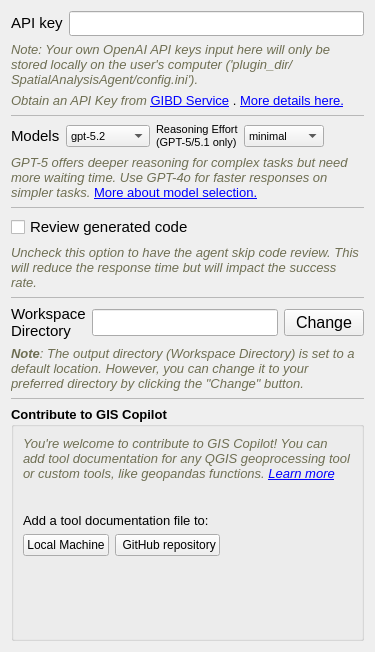
      <widget class="QWidget" name="Settings">
       <property name="font">
        <font>
         <family>Nirmala UI</family>
         <pointsize>12</pointsize>
        </font>
       </property>
       <attribute name="title">
        <string>Settings</string>
       </attribute>
       <layout class="QGridLayout" name="gridLayout_9">
        <item row="10" column="0">
         <widget class="QLabel" name="label_7">
          <property name="font">
           <font>
            <family>Nirmala UI</family>
            <pointsize>10</pointsize>
           </font>
          </property>
          <property name="text">
           <string>&lt;html&gt;&lt;head/&gt;&lt;body&gt;&lt;p&gt;&lt;span style=&quot; font-style:italic; color:#6f6f53;&quot;&gt;Uncheck this option to have the agent skip code review. This will reduce the response time but will impact the success rate. &lt;/span&gt;&lt;/p&gt;&lt;/body&gt;&lt;/html&gt;</string>
          </property>
          <property name="wordWrap">
           <bool>true</bool>
          </property>
         </widget>
        </item>
        <item row="11" column="0">
         <widget class="Line" name="line_3">
          <property name="font">
           <font>
            <family>Nirmala UI</family>
            <pointsize>12</pointsize>
            <weight>75</weight>
            <bold>true</bold>
           </font>
          </property>
          <property name="lineWidth">
           <number>0</number>
          </property>
          <property name="midLineWidth">
           <number>1</number>
          </property>
          <property name="orientation">
           <enum>Qt::Horizontal</enum>
          </property>
         </widget>
        </item>
        <item row="2" column="0">
         <widget class="QLabel" name="label_4">
          <property name="sizePolicy">
           <sizepolicy hsizetype="Preferred" vsizetype="Preferred">
            <horstretch>0</horstretch>
            <verstretch>0</verstretch>
           </sizepolicy>
          </property>
          <property name="minimumSize">
           <size>
            <width>0</width>
            <height>2</height>
           </size>
          </property>
          <property name="font">
           <font>
            <family>Nirmala UI</family>
            <pointsize>10</pointsize>
           </font>
          </property>
          <property name="text">
           <string>&lt;html&gt;&lt;head/&gt;&lt;body&gt;&lt;p&gt;&lt;span style=&quot; font-style:italic; color:#6f6f53;&quot;&gt;Note: Your own OpenAI API keys input here will only be stored locally on the user's computer ('plugin_dir/SpatialAnalysisAgent/config.ini'). &lt;/span&gt;&lt;/p&gt;&lt;/body&gt;&lt;/html&gt;</string>
          </property>
          <property name="wordWrap">
           <bool>true</bool>
          </property>
         </widget>
        </item>
        <item row="13" column="0">
         <widget class="QLabel" name="label">
          <property name="font">
           <font>
            <family>Nirmala UI</family>
            <pointsize>10</pointsize>
           </font>
          </property>
          <property name="text">
           <string>&lt;html&gt;&lt;head/&gt;&lt;body&gt;&lt;p&gt;&lt;span style=&quot; font-weight:600; font-style:italic; color:#6f6f53;&quot;&gt;Note&lt;/span&gt;&lt;span style=&quot; font-style:italic; color:#6f6f53;&quot;&gt;: The output directory (Workspace Directory) is set to a default location. However, you can change it to your preferred directory by clicking the &amp;quot;Change&amp;quot; button.&lt;/span&gt;&lt;/p&gt;&lt;/body&gt;&lt;/html&gt;</string>
          </property>
          <property name="wordWrap">
           <bool>true</bool>
          </property>
         </widget>
        </item>
        <item row="9" column="0">
         <widget class="QCheckBox" name="review_checkbox">
          <property name="font">
           <font>
            <family>Nirmala UI</family>
            <pointsize>11</pointsize>
           </font>
          </property>
          <property name="text">
           <string>Review generated code</string>
          </property>
          <property name="checked">
           <bool>false</bool>
          </property>
         </widget>
        </item>
        <item row="8" column="0">
         <widget class="Line" name="line">
          <property name="font">
           <font>
            <family>Nirmala UI</family>
            <pointsize>12</pointsize>
            <weight>75</weight>
            <bold>true</bold>
           </font>
          </property>
          <property name="lineWidth">
           <number>0</number>
          </property>
          <property name="midLineWidth">
           <number>1</number>
          </property>
          <property name="orientation">
           <enum>Qt::Horizontal</enum>
          </property>
         </widget>
        </item>
        <item row="7" column="0">
         <widget class="QLabel" name="label_8">
          <property name="font">
           <font>
            <family>Nirmala UI</family>
            <pointsize>10</pointsize>
           </font>
          </property>
          <property name="text">
           <string>&lt;html&gt;&lt;head/&gt;&lt;body&gt;&lt;p&gt;&lt;span style=&quot; font-style:italic; color:#6f6f53;&quot;&gt;GPT-5 offers deeper reasoning for complex tasks but need more waiting time. Use GPT-4o for faster responses on simpler tasks. &lt;/span&gt;&lt;a href=&quot;https://github.com/Teakinboyewa/SpatialAnalysisAgent/blob/master/Model%20selection.md&quot;&gt;&lt;span style=&quot; text-decoration: underline; color:#0000ff;&quot;&gt;More about model selection.&lt;/span&gt;&lt;/a&gt;&lt;/p&gt;&lt;/body&gt;&lt;/html&gt;</string>
          </property>
          <property name="wordWrap">
           <bool>true</bool>
          </property>
          <property name="openExternalLinks">
           <bool>true</bool>
          </property>
         </widget>
        </item>
        <item row="5" column="0">
         <layout class="QHBoxLayout" name="horizontalLayout_8">
          <item>
           <layout class="QHBoxLayout" name="horizontalLayout_7">
            <item>
             <widget class="QLabel" name="label_2">
              <property name="sizePolicy">
               <sizepolicy hsizetype="Preferred" vsizetype="Preferred">
                <horstretch>0</horstretch>
                <verstretch>0</verstretch>
               </sizepolicy>
              </property>
              <property name="maximumSize">
               <size>
                <width>16777215</width>
                <height>16777215</height>
               </size>
              </property>
              <property name="font">
               <font>
                <family>Nirmala UI</family>
                <pointsize>11</pointsize>
               </font>
              </property>
              <property name="inputMethodHints">
               <set>Qt::ImhNone</set>
              </property>
              <property name="text">
               <string>&lt;html&gt;&lt;head/&gt;&lt;body&gt;&lt;p&gt;Models&lt;/p&gt;&lt;/body&gt;&lt;/html&gt;</string>
              </property>
              <property name="wordWrap">
               <bool>true</bool>
              </property>
             </widget>
            </item>
            <item>
             <widget class="QComboBox" name="modelNameComboBox">
              <property name="sizePolicy">
               <sizepolicy hsizetype="Preferred" vsizetype="Fixed">
                <horstretch>0</horstretch>
                <verstretch>0</verstretch>
               </sizepolicy>
              </property>
              <property name="maximumSize">
               <size>
                <width>16777215</width>
                <height>16777215</height>
               </size>
              </property>
              <property name="font">
               <font>
                <family>Nirmala UI</family>
                <pointsize>8</pointsize>
               </font>
              </property>
              <item>
               <property name="text">
                <string>gpt-5.2</string>
               </property>
              </item>
              <item>
               <property name="text">
                <string>gpt-5.1</string>
               </property>
              </item>
              <item>
               <property name="text">
                <string>gpt-5</string>
               </property>
              </item>
              <item>
               <property name="text">
                <string>gpt-4o</string>
               </property>
              </item>
              <item>
               <property name="text">
                <string>gpt-4</string>
               </property>
              </item>
              <item>
               <property name="text">
                <string>gpt-4o-mini</string>
               </property>
              </item>
             </widget>
            </item>
           </layout>
          </item>
          <item>
           <widget class="QLabel" name="reasoningEffortLabel">
            <property name="sizePolicy">
             <sizepolicy hsizetype="Fixed" vsizetype="Preferred">
              <horstretch>0</horstretch>
              <verstretch>0</verstretch>
             </sizepolicy>
            </property>
            <property name="font">
             <font>
              <family>Nirmala UI</family>
              <pointsize>8</pointsize>
             </font>
            </property>
            <property name="text">
             <string>&lt;html&gt;&lt;head/&gt;&lt;body&gt;&lt;p&gt;Reasoning Effort (GPT-5/5.1 only)&lt;/p&gt;&lt;/body&gt;&lt;/html&gt;</string>
            </property>
            <property name="wordWrap">
             <bool>true</bool>
            </property>
           </widget>
          </item>
          <item>
           <widget class="QComboBox" name="reasoningEffortComboBox">
            <property name="sizePolicy">
             <sizepolicy hsizetype="Preferred" vsizetype="Fixed">
              <horstretch>0</horstretch>
              <verstretch>0</verstretch>
             </sizepolicy>
            </property>
            <property name="minimumSize">
             <size>
              <width>80</width>
              <height>0</height>
             </size>
            </property>
            <property name="maximumSize">
             <size>
              <width>16777215</width>
              <height>16777215</height>
             </size>
            </property>
            <property name="font">
             <font>
              <family>Nirmala UI</family>
              <pointsize>8</pointsize>
             </font>
            </property>
            <item>
             <property name="text">
              <string>minimal</string>
             </property>
            </item>
            <item>
             <property name="text">
              <string>low</string>
             </property>
            </item>
            <item>
             <property name="text">
              <string>medium</string>
             </property>
            </item>
            <item>
             <property name="text">
              <string>high</string>
             </property>
            </item>
           </widget>
          </item>
          <item>
           <spacer name="horizontalSpacer_4">
            <property name="orientation">
             <enum>Qt::Horizontal</enum>
            </property>
            <property name="sizeHint" stdset="0">
             <size>
              <width>40</width>
              <height>20</height>
             </size>
            </property>
           </spacer>
          </item>
         </layout>
        </item>
        <item row="4" column="0">
         <widget class="Line" name="line_2">
          <property name="font">
           <font>
            <family>Nirmala UI</family>
            <pointsize>12</pointsize>
            <weight>75</weight>
            <bold>true</bold>
           </font>
          </property>
          <property name="lineWidth">
           <number>0</number>
          </property>
          <property name="midLineWidth">
           <number>1</number>
          </property>
          <property name="orientation">
           <enum>Qt::Horizontal</enum>
          </property>
         </widget>
        </item>
        <item row="15" column="0">
         <widget class="QGroupBox" name="groupBox">
          <property name="font">
           <font>
            <family>Nirmala UI</family>
            <pointsize>10</pointsize>
            <weight>75</weight>
            <italic>false</italic>
            <bold>true</bold>
           </font>
          </property>
          <property name="title">
           <string>Contribute to GIS Copilot</string>
          </property>
          <layout class="QVBoxLayout" name="verticalLayout_4">
           <item>
            <widget class="QLabel" name="label_6">
             <property name="font">
              <font>
               <family>Nirmala UI</family>
               <pointsize>10</pointsize>
               <weight>50</weight>
               <italic>false</italic>
               <bold>false</bold>
              </font>
             </property>
             <property name="text">
              <string>&lt;html&gt;&lt;head/&gt;&lt;body&gt;&lt;p&gt;&lt;span style=&quot; font-style:italic; color:#6f6f53;&quot;&gt;You're welcome to contribute to GIS Copilot! You can add tool documentation for any QGIS geoprocessing tool or custom tools, like geopandas functions. &lt;/span&gt;&lt;a href=&quot;https://github.com/Teakinboyewa/SpatialAnalysisAgent/blob/master/SpatialAnalysisAgent/Tools_Documentation/Tools_documentationREADME.MD&quot;&gt;&lt;span style=&quot; font-style:italic; text-decoration: underline; color:#0000ff;&quot;&gt;Learn more&lt;/span&gt;&lt;/a&gt;&lt;/p&gt;&lt;/body&gt;&lt;/html&gt;</string>
             </property>
             <property name="wordWrap">
              <bool>true</bool>
             </property>
             <property name="openExternalLinks">
              <bool>true</bool>
             </property>
            </widget>
           </item>
           <item>
            <layout class="QFormLayout" name="formLayout_2">
             <item row="0" column="1">
              <spacer name="horizontalSpacer">
               <property name="orientation">
                <enum>Qt::Horizontal</enum>
               </property>
               <property name="sizeHint" stdset="0">
                <size>
                 <width>40</width>
                 <height>20</height>
                </size>
               </property>
              </spacer>
             </item>
             <item row="1" column="0" colspan="2">
              <widget class="QLabel" name="label_9">
               <property name="font">
                <font>
                 <family>Nirmala UI</family>
                 <pointsize>10</pointsize>
                 <weight>50</weight>
                 <italic>false</italic>
                 <bold>false</bold>
                </font>
               </property>
               <property name="text">
                <string>&lt;html&gt;&lt;head/&gt;&lt;body&gt;&lt;p&gt;&lt;span style=&quot; color:#000000;&quot;&gt;Add a tool documentation file to:&lt;/span&gt;&lt;/p&gt;&lt;/body&gt;&lt;/html&gt;</string>
               </property>
               <property name="wordWrap">
                <bool>true</bool>
               </property>
               <property name="openExternalLinks">
                <bool>true</bool>
               </property>
              </widget>
             </item>
             <item row="2" column="0">
              <widget class="QPushButton" name="add_document_button">
               <property name="sizePolicy">
                <sizepolicy hsizetype="Fixed" vsizetype="Fixed">
                 <horstretch>0</horstretch>
                 <verstretch>0</verstretch>
                </sizepolicy>
               </property>
               <property name="font">
                <font>
                 <family>Nirmala UI</family>
                 <pointsize>9</pointsize>
                 <weight>50</weight>
                 <italic>false</italic>
                 <bold>false</bold>
                </font>
               </property>
               <property name="text">
                <string>Local Machine</string>
               </property>
              </widget>
             </item>
             <item row="2" column="1">
              <widget class="QPushButton" name="add_document_github_button">
               <property name="sizePolicy">
                <sizepolicy hsizetype="Fixed" vsizetype="Fixed">
                 <horstretch>0</horstretch>
                 <verstretch>0</verstretch>
                </sizepolicy>
               </property>
               <property name="font">
                <font>
                 <family>Nirmala UI</family>
                 <pointsize>9</pointsize>
                 <weight>50</weight>
                 <italic>false</italic>
                 <bold>false</bold>
                </font>
               </property>
               <property name="text">
                <string> GitHub repository</string>
               </property>
              </widget>
             </item>
            </layout>
           </item>
           <item>
            <spacer name="verticalSpacer_2">
             <property name="orientation">
              <enum>Qt::Vertical</enum>
             </property>
             <property name="sizeHint" stdset="0">
              <size>
               <width>20</width>
               <height>73</height>
              </size>
             </property>
            </spacer>
           </item>
          </layout>
         </widget>
        </item>
        <item row="0" column="0">
         <layout class="QHBoxLayout" name="horizontalLayout_3">
          <item>
           <widget class="QLabel" name="label_3">
            <property name="sizePolicy">
             <sizepolicy hsizetype="Fixed" vsizetype="Preferred">
              <horstretch>0</horstretch>
              <verstretch>0</verstretch>
             </sizepolicy>
            </property>
            <property name="maximumSize">
             <size>
              <width>16777215</width>
              <height>30</height>
             </size>
            </property>
            <property name="font">
             <font>
              <family>Nirmala UI</family>
              <pointsize>11</pointsize>
              <weight>75</weight>
              <bold>true</bold>
             </font>
            </property>
            <property name="text">
             <string>&lt;html&gt;&lt;head/&gt;&lt;body&gt;&lt;p&gt;&lt;span style=&quot; font-weight:400;&quot;&gt;API key&lt;/span&gt;&lt;/p&gt;&lt;/body&gt;&lt;/html&gt;</string>
            </property>
           </widget>
          </item>
          <item>
           <widget class="QgsPasswordLineEdit" name="OpenAI_key_LineEdit">
            <property name="maximumSize">
             <size>
              <width>16777215</width>
              <height>25</height>
             </size>
            </property>
           </widget>
          </item>
         </layout>
        </item>
        <item row="12" column="0">
         <layout class="QHBoxLayout" name="horizontalLayout_4">
          <item>
           <widget class="QLabel" name="label_5">
            <property name="sizePolicy">
             <sizepolicy hsizetype="Fixed" vsizetype="Fixed">
              <horstretch>0</horstretch>
              <verstretch>0</verstretch>
             </sizepolicy>
            </property>
            <property name="maximumSize">
             <size>
              <width>16777215</width>
              <height>16777215</height>
             </size>
            </property>
            <property name="font">
             <font>
              <family>Nirmala UI</family>
              <pointsize>11</pointsize>
             </font>
            </property>
            <property name="inputMethodHints">
             <set>Qt::ImhNone</set>
            </property>
            <property name="text">
             <string>&lt;html&gt;&lt;head/&gt;&lt;body&gt;&lt;p&gt;Workspace Directory&lt;/p&gt;&lt;/body&gt;&lt;/html&gt;</string>
            </property>
            <property name="wordWrap">
             <bool>true</bool>
            </property>
           </widget>
          </item>
          <item>
           <widget class="QLineEdit" name="workspace_directoryLineEdit2">
            <property name="sizePolicy">
             <sizepolicy hsizetype="Expanding" vsizetype="Fixed">
              <horstretch>0</horstretch>
              <verstretch>0</verstretch>
             </sizepolicy>
            </property>
           </widget>
          </item>
          <item>
           <widget class="QPushButton" name="select_workspace_Btn">
            <property name="maximumSize">
             <size>
              <width>16777215</width>
              <height>16777215</height>
             </size>
            </property>
            <property name="text">
             <string>Change</string>
            </property>
           </widget>
          </item>
         </layout>
        </item>
        <item row="3" column="0">
         <widget class="QLabel" name="label_10">
          <property name="font">
           <font>
            <family>Nirmala UI</family>
            <pointsize>10</pointsize>
           </font>
          </property>
          <property name="text">
           <string>&lt;html&gt;&lt;head/&gt;&lt;body&gt;&lt;p&gt;&lt;span style=&quot; font-style:italic; color:#6f6f53;&quot;&gt;Obtain an API Key from &lt;/span&gt;&lt;a href=&quot;https://www.gibd.online/login&quot;&gt;&lt;span style=&quot; text-decoration: underline; color:#0000ff;&quot;&gt;GIBD Service&lt;/span&gt;&lt;/a&gt; . &lt;a href=&quot;https://github.com/Teakinboyewa/SpatialAnalysisAgent/blob/master/GIBD_service.md&quot;&gt;&lt;span style=&quot; text-decoration: underline; color:#0000ff;&quot;&gt;More details here.&lt;/span&gt;&lt;/a&gt;&lt;/p&gt;&lt;/body&gt;&lt;/html&gt;</string>
          </property>
          <property name="wordWrap">
           <bool>true</bool>
          </property>
          <property name="openExternalLinks">
           <bool>true</bool>
          </property>
         </widget>
        </item>
        <item row="14" column="0">
         <widget class="Line" name="line_4">
          <property name="autoFillBackground">
           <bool>false</bool>
          </property>
          <property name="frameShadow">
           <enum>QFrame::Sunken</enum>
          </property>
          <property name="lineWidth">
           <number>0</number>
          </property>
          <property name="midLineWidth">
           <number>1</number>
          </property>
          <property name="orientation">
           <enum>Qt::Horizontal</enum>
          </property>
         </widget>
        </item>
       </layout>
      </widget>
